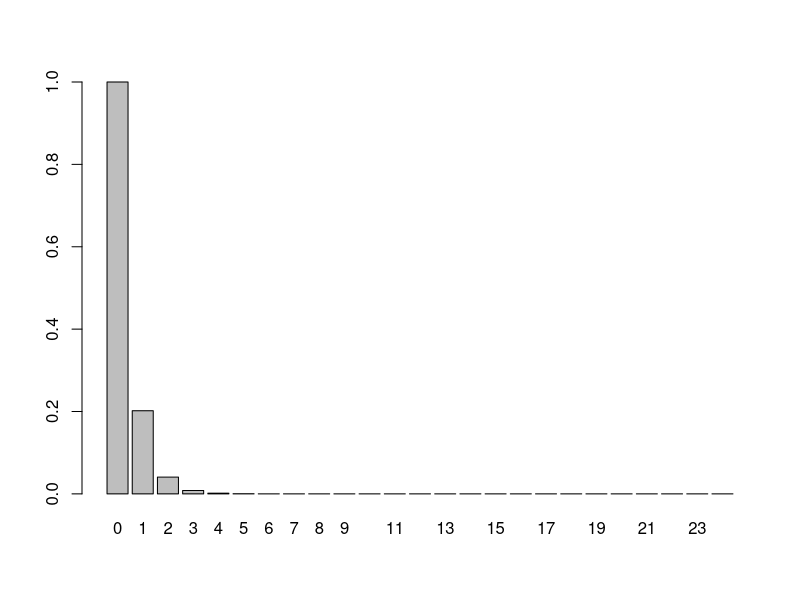

Write the R code that produced this figure.
## ---- chunk 1
knitr::opts_chunk$set(echo = TRUE)
## ---- chunk 2
x<-seq(0,24,by=1)
lambda=15/24

#Kans dat er geen meldingen binnenkomen
1-pexp(8,1/lambda)

#Kans dat er minstens 3 tot maximaal 6 uur zit tussen een melding
pexp(6,1/lambda)-pexp(3,1/lambda)

#z = 1-pexp(x,1/lambda)
#barplot(z,names.arg = 0:24)
## ---- chunk 3
x<-seq(0,24,by=1)
lambda=15/24

z = 1-pexp(x,1/lambda)
barplot(z,names.arg = 0:24)
